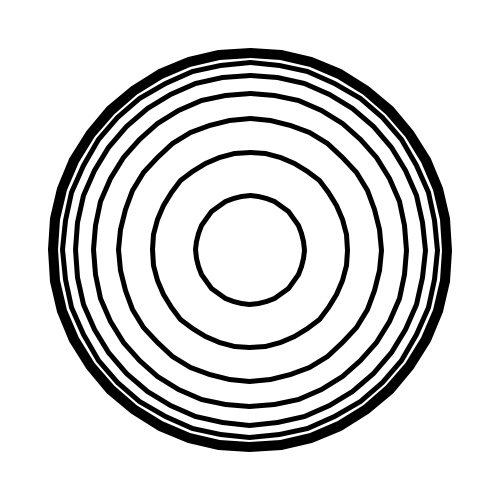
Frame 1 (no input)
Frame 60 (the mouse pressed at the canvas centre just before this capture): identical to frame 1, image omitted
Frame 120 (the mouse held since frame 60 and released just before this capture): identical to frame 1, image omitted

The Processing sketch that drew this single still picture (run headless with seeded random() and noise(); from frame 60 on, the mouse is pressed at the canvas centre):

// Processing sketch: Polar_coordinate_cubic_transform
// ── Polar_coordinate_cubic_transform.pde
float scale = 200;
int nr = 10, nt = 40;

void setup() {
  size(500, 500);
  noFill();
  strokeWeight(5);
  background(255);
  translate(width/2, height/2);
  for (int i = 0; i < nr; i++) {
    float r = easeOutCubic(map(i, 0, nr, 0, 1))*scale;
    beginShape();
    for (int j = 0; j < nt; j++) {
      float theta = map(j, 0, nt, 0, TWO_PI);
      PVector pos = PVector.fromAngle(theta).mult(r);
      vertex(pos.x, pos.y);
    }
    endShape(CLOSE);
  }
}

void  draw() {
}

float easeOutCubic(float x) {
  return 1 - pow(1 - x, 3);
}
